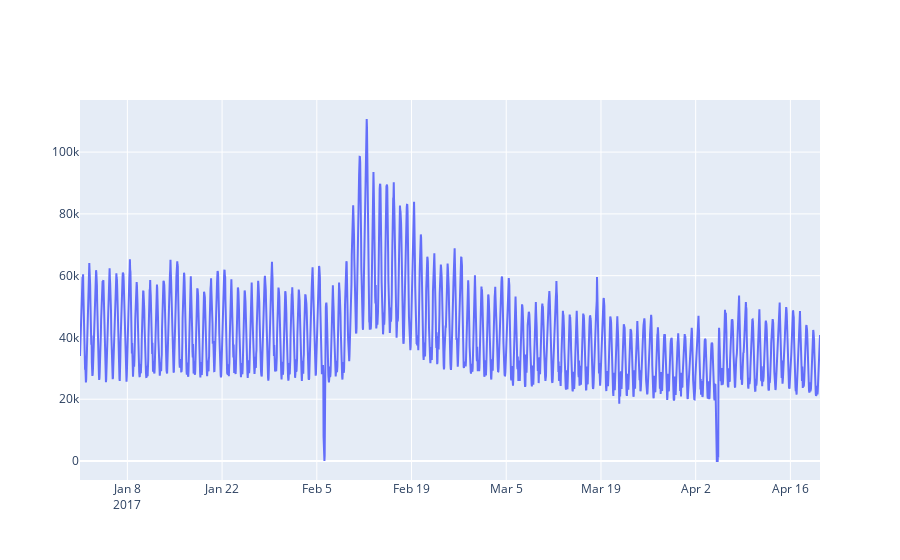

Notebook source saved alongside this figure:
### Code cell
plotly_df(dataset)

### Figure 1 — Plotly figure (JSON) as saved in the notebook; plotly's stock layout.template omitted (floating-point values rounded to 4 significant figures; data arrays with more than 128 entries replaced by an {"elided": "..."} marker saying what was removed)
{"data": [{"mode": "lines", "name": "Users", "type": "scatter", "x": {"elided": "2625 str values"}, "y": {"elided": "2625 int values"}}], "layout": {"title": {"text": ""}}}
